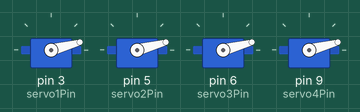
Simulated run of this sketch. Board: Arduino Uno, built with avr-gcc and run on an emulated ATmega328P. Parts: 4 × servo.

Above: at 0.1 s.
At 1.0 s:
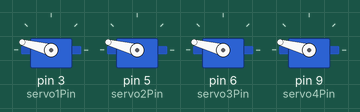
At 1.6 s:
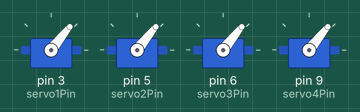
At 2.1 s:
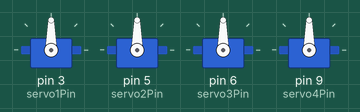
Timing chart, 0 to 3.6 s (numbered marks = the images above):
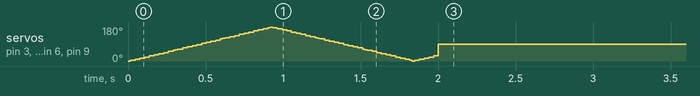

The sketch:

four_servo_sweep.ino
```cpp
#include <Servo.h>

// إنشاء أربعة محركات Servo
Servo servo1;
Servo servo2;
Servo servo3;
Servo servo4;

// المنافذ المتصلة بالمحركات
const int servo1Pin = 3;
const int servo2Pin = 5;
const int servo3Pin = 6;
const int servo4Pin = 9;

// دالة تحرك جميع المحركات إلى الزاوية نفسها
void moveAllServos(int angle) {
  servo1.write(angle);
  servo2.write(angle);
  servo3.write(angle);
  servo4.write(angle);
}

void setup() {
  // ربط كل محرك بالمنفذ الخاص به
  servo1.attach(servo1Pin);
  servo2.attach(servo2Pin);
  servo3.attach(servo3Pin);
  servo4.attach(servo4Pin);

  int angle = 0;
  int direction = 1;

  // حفظ وقت بداية حركة Sweep
  unsigned long startTime = millis();

  // تحريك المحركات يمينًا ويسارًا لمدة ثانيتين فقط
  while (millis() - startTime < 2000) {
    moveAllServos(angle);

    angle = angle + (direction * 3);

    // عند الوصول إلى 180 درجة نعكس الاتجاه
    if (angle >= 180) {
      angle = 180;
      direction = -1;
    }

    // عند الوصول إلى 0 درجة نعكس الاتجاه
    if (angle <= 0) {
      angle = 0;
      direction = 1;
    }

    delay(15);
  }

  // بعد انتهاء الثانيتين تثبت جميع المحركات عند 90 درجة
  moveAllServos(90);
}

void loop() {
  // فارغة حتى لا تتكرر الحركة مرة أخرى
}
```
